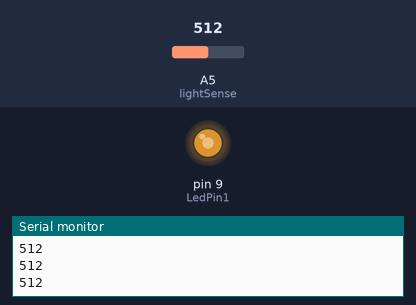
This sketch was run on a simulated Arduino Uno, built with avr-gcc and run on an emulated ATmega328P. Parts: output pins drawn as LEDs (lit = HIGH), the last lines printed to the serial monitor. The test bench sets the inputs (shaded band); at power-on: A5 (lightSense) = 512.

Above: at 1.2 s.
1.3 s: A5 (lightSense) set to 716
At 1.6 s:
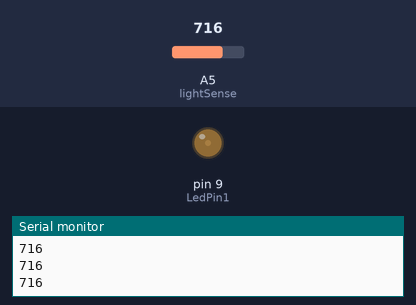
2.8 s: A5 (lightSense) set to 900
At 4.0 s:
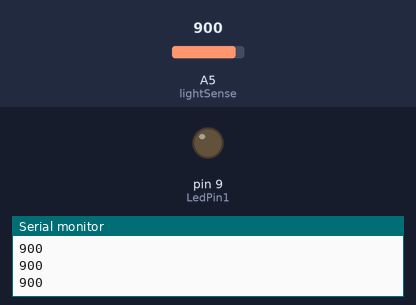
4.3 s: A5 (lightSense) set to 761
5.8 s: A5 (lightSense) set to 736
At 6.4 s:
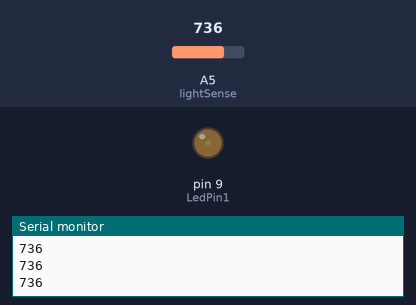
7.3 s: A5 (lightSense) set to 306
At 8.5 s:
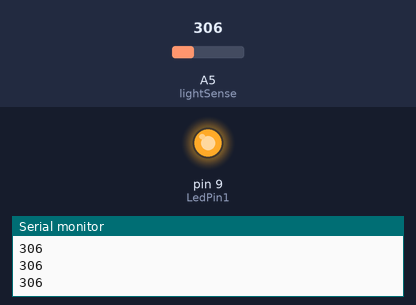
8.8 s: A5 (lightSense) set to 1023
At 9.9 s:
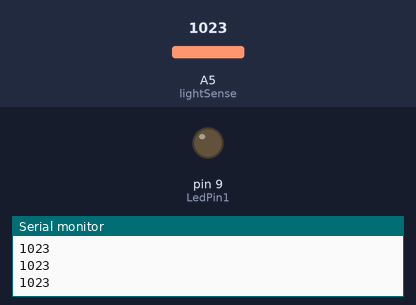
Timing chart, 0 to 11.3 s (numbered marks = the images above; inputs shaded):
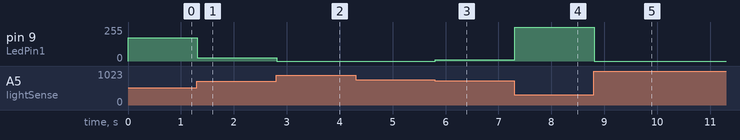

Measured:
- after the input at 1.3 s, pin 9 (LedPin1): 174/255 → 25/255 at once
- after the input at 2.8 s, pin 9 (LedPin1): 25/255 → 0/255 at once
- after the input at 5.8 s, pin 9 (LedPin1): 0/255 → 11/255 at once
- after the input at 7.3 s, pin 9 (LedPin1): 11/255 → 255/255 at once
- after the input at 8.8 s, pin 9 (LedPin1): 255/255 → 0/255 at once

The sketch:

Lab_6_.ino
```cpp
//Title: Light Sensor
//Created by: Eric Nunez and Osiel Torres
//created on: 01/25/2013

int lightSense = 5;    //analog pin 5
int LedPin1 = 9;

void setup () {
  Serial.begin(9600);
  pinMode(LedPin1, OUTPUT); // analog OUTPUT
}

void loop() {
  int val = analogRead (lightSense);
  Serial.println(val);
  val = constrain(val, 400, 750);

 int Led1Level =  map(val, 400, 750, 255, 0);//map(v, VStart, VEnd,SStart, SEnd)

  analogWrite(LedPin1, Led1Level);// (0 -255)

}
```
